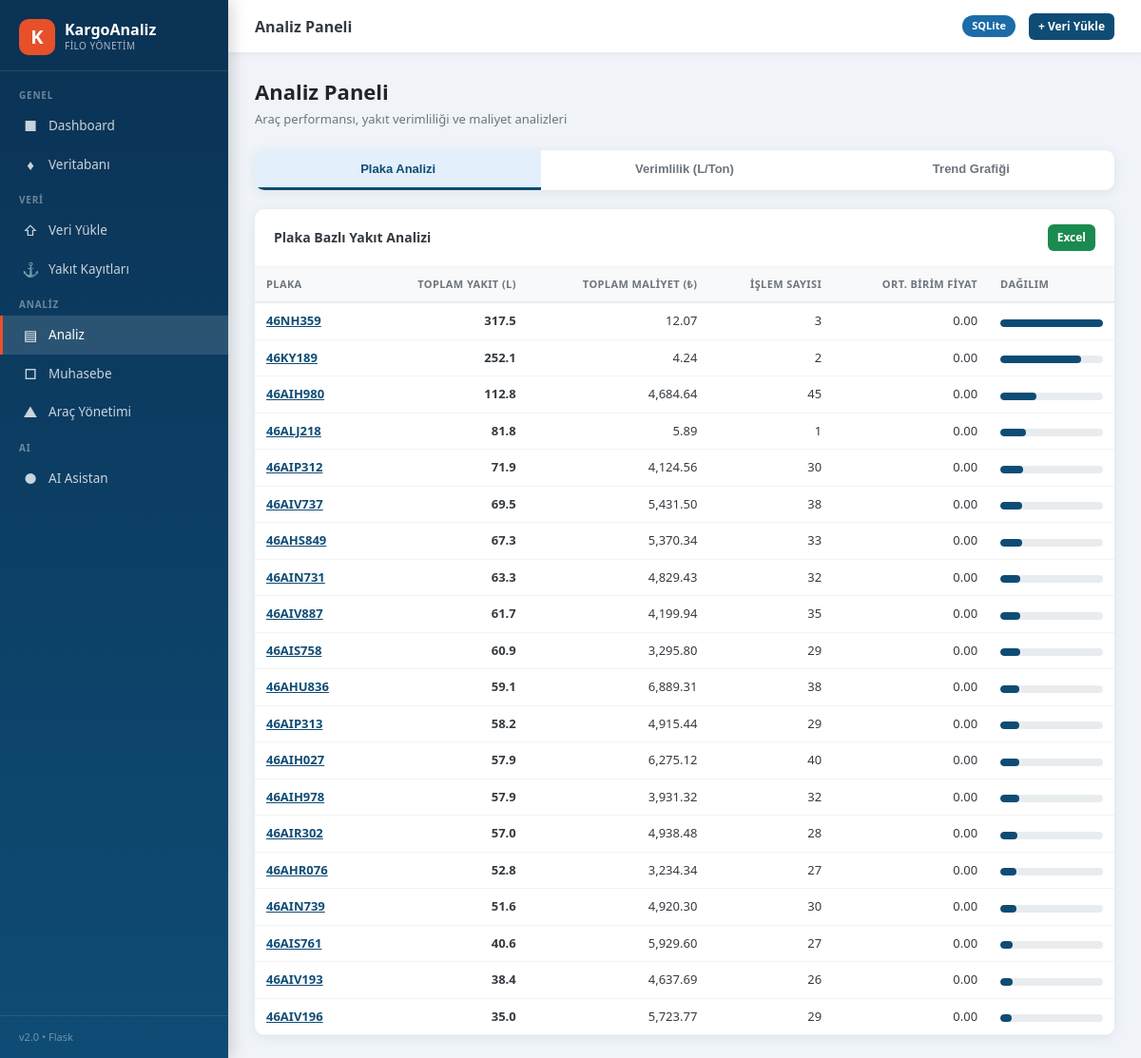
The page /analiz on the database its author committed.
### tables this page shows
CREATE TABLE yakit (
            id INTEGER PRIMARY KEY AUTOINCREMENT,
            plaka TEXT NOT NULL,
            islem_tarihi TEXT,
            saat TEXT,
            yakit_miktari REAL,
            birim_fiyat REAL,
            satir_tutari REAL,
            stok_adi TEXT,
            km_bilgisi REAL,
            created_at TEXT DEFAULT (datetime('now'))
        );

### app.py (the view)
@app.route('/analiz')
def analiz():
    arac_tipi = request.args.get('arac_tipi', 'Kargo')
    plakalar = get_plaka_listesi()
    verimlilik = get_kargo_verimlilik()
    conn = get_connection()
    cursor = conn.cursor()
    cursor.execute('''
        SELECT y.plaka,
               SUM(y.yakit_miktari) as toplam_yakit,
               SUM(y.satir_tutari) as toplam_maliyet,
               COUNT(*) as islem_sayisi,
               AVG(y.birim_fiyat) as ort_birim_fiyat
        FROM yakit y
        LEFT JOIN araclar a ON y.plaka = a.plaka
        WHERE y.yakit_miktari > 0 AND (a.arac_tipi = ? OR a.arac_tipi IS NULL)
        GROUP BY y.plaka
        ORDER BY toplam_yakit DESC
        LIMIT 20
    ''', (arac_tipi,))
    plaka_analiz = [dict(r) for r in cursor.fetchall()]
    cursor.execute('''
        SELECT strftime('%Y-%m', islem_tarihi) as ay,
               SUM(yakit_miktari) as yakit,
               SUM(satir_tutari) as maliyet
        FROM yakit
        WHERE yakit_miktari > 0
        GROUP BY ay
        ORDER BY ay DESC
        LIMIT 12
    ''')
    trend = [dict(r) for r in cursor.fetchall()]
    conn.close()
    return render_template('analiz.html',
                           plaka_analiz=plaka_analiz,
                           verimlilik=verimlilik[:15],
                           trend=list(reversed(trend)),
                           arac_tipi=arac_tipi,
                           plakalar=plakalar)

### database.py (called while the page is built)
def get_connection():
    conn = sqlite3.connect(DB_PATH, timeout=30, check_same_thread=False)
    conn.row_factory = sqlite3.Row
    conn.execute("PRAGMA journal_mode=WAL")
    conn.execute("PRAGMA synchronous=NORMAL")
    conn.execute("PRAGMA busy_timeout=30000")
    return conn

def get_plaka_listesi():
    conn = get_connection()
    cursor = conn.cursor()
    cursor.execute('''
        SELECT DISTINCT y.plaka, a.arac_tipi, a.sahip, a.aktif
        FROM yakit y
        LEFT JOIN araclar a ON y.plaka = a.plaka
        ORDER BY y.plaka
    ''')
    rows = cursor.fetchall()
    conn.close()
    return [dict(r) for r in rows]

def get_kargo_verimlilik():
    conn = get_connection()
    cursor = conn.cursor()
    cursor.execute('''
        SELECT
            y.plaka,
            SUM(y.yakit_miktari) as toplam_yakit,
            SUM(a.net_agirlik) as toplam_agirlik,
            CASE WHEN SUM(a.net_agirlik) > 0
                 THEN ROUND(SUM(y.yakit_miktari) / SUM(a.net_agirlik), 4)
                 ELSE NULL END as litre_per_ton
        FROM yakit y
        LEFT JOIN agirlik a ON y.plaka = a.plaka
        LEFT JOIN araclar ar ON y.plaka = ar.plaka
        WHERE y.yakit_miktari > 0
          AND (ar.arac_tipi = 'Kargo' OR ar.arac_tipi IS NULL)
        GROUP BY y.plaka
        HAVING toplam_yakit > 0
        ORDER BY litre_per_ton DESC
    ''')
    rows = cursor.fetchall()
    conn.close()
    return [dict(r) for r in rows]

### templates/analiz.html (shortened to what this page needs)
{% extends "base.html" %}
{% block topbar_title %}Analiz Paneli{% endblock %}
{% block content %}
<div class="page-header">
    <h1>Analiz Paneli</h1>
    <p>Araç performansı, yakıt verimliliği ve maliyet analizleri</p>
</div>
<div class="analiz-tabs">
    <button class="tab-btn active" onclick="showTab('plaka')">Plaka Analizi</button>
    <button class="tab-btn" onclick="showTab('verimlilik')">Verimlilik (L/Ton)</button>
    <button class="tab-btn" onclick="showTab('trend')">Trend Grafiği</button>
</div>
<div id="tab-plaka" class="tab-panel active">
    <div class="card">
        <div class="card-header">
            <div class="card-title">Plaka Bazlı Yakıt Analizi</div>
            <a href="/export/excel?tip=yakit" class="btn btn-success btn-sm">Excel</a>
        </div>
        <div class="card-body" style="padding:0;">
            {% if plaka_analiz %}
            <div class="table-wrap">
                <table>
                    <thead>
                        <tr>
                            <th>Plaka</th>
                            <th class="text-right">Toplam Yakıt (L)</th>
                            <th class="text-right">Toplam Maliyet (₺)</th>
                            <th class="text-right">İşlem Sayısı</th>
                            <th class="text-right">Ort. Birim Fiyat</th>
                            <th>Dağılım</th>
                        </tr>
                    </thead>
                    <tbody>
                    {% set max_yakit = plaka_analiz[0].toplam_yakit if plaka_analiz else 1 %}
                    {% for p in plaka_analiz %}
                    <tr>
                        <td><a href="/araclar/{{ p.plaka }}" style="color:var(--primary);font-weight:600;">{{ p.plaka }}</a></td>
                        <td class="text-right"><strong>{{ "{:,.1f}".format(p.toplam_yakit or 0) }}</strong></td>
                        <td class="text-right">{{ "{:,.2f}".format(p.toplam_maliyet or 0) }}</td>
                        <td class="text-right">{{ p.islem_sayisi }}</td>
                        <td class="text-right">{{ "{:.2f}".format(p.ort_birim_fiyat or 0) }}</td>
                        <td style="min-width:100px;">
                            <div class="verimlilik-bar">
                                <div class="verimlilik-fill" style="width:{{ ((p.toplam_yakit or 0) / (max_yakit or 1) * 100)|int }}%"></div>
                            </div>
                        </td>
                    </tr>
                    {% endfor %}
                    </tbody>
                </table>
            </div>
            {% else %}
            <div style="padding:40px;text-align:center;color:var(--neutral-500);">
                Veri yok. <a href="/upload">Veri yükleyin.</a>
            </div>
            {% endif %}
        </div>
    </div>
</div>
{% endblock %}

### templates/base.html (style rules this page uses)
*, *::before, *::after { box-sizing: border-box; margin: 0; padding: 0; }
:root { --primary: #0f4c75; --primary-light: #1b6ca8; --primary-dark: #0a3254; --accent: #e8502a; --accent-light: #f07050; --success: #1b8a4f; --success-light: #d4f0e0; --warning: #c27a10; --warning-light: #fef3db; --error: #c0392b; --error-light: #fde8e6; --info: #1565c0; --info-light: #e3f0fb; --neutral-50: #f8f9fa; --neutral-100: #f1f3f5; --neutral-200: #e9ecef; --neutral-300: #dee2e6; --neutral-400: #ced4da; --neutral-500: #adb5bd; --neutral-600: #6c757d; --neutral-700: #495057; --neutral-800: #343a40; --neutral-900: #212529; --bg: #f0f4f8; --sidebar-w: 240px; --radius: 10px; --shadow: 0 2px 12px rgba(15,76,117,0.10); --shadow-lg: 0 8px 32px rgba(15,76,117,0.14); --transition: 0.2s ease; }
body { font-family: 'Segoe UI', system-ui, -apple-system, sans-serif; background: var(--bg); color: var(--neutral-800); display: flex; min-height: 100vh; font-size: 14px; line-height: 1.5; }
.card { background: white; border-radius: var(--radius); box-shadow: var(--shadow); overflow: hidden; }
.card-header { padding: 16px 20px; border-bottom: 1px solid var(--neutral-100); display: flex; align-items: center; justify-content: space-between; }
.card-title { font-size: 14px; font-weight: 600; color: var(--neutral-800); }
.card-body { padding: 20px; }
.table-wrap { overflow-x: auto; }
table { width: 100%; border-collapse: collapse; font-size: 13px; }
thead th { background: var(--neutral-50); padding: 10px 12px; text-align: left; font-size: 11px; font-weight: 700; text-transform: uppercase; letter-spacing: 0.4px; color: var(--neutral-600); border-bottom: 2px solid var(--neutral-200); white-space: nowrap; }
tbody tr { border-bottom: 1px solid var(--neutral-100); transition: background var(--transition); }
tbody td { padding: 9px 12px; color: var(--neutral-800); }
.text-right { text-align: right; }
.btn { display: inline-flex; align-items: center; gap: 6px; padding: 8px 16px; border-radius: 6px; font-size: 13px; font-weight: 600; cursor: pointer; border: none; text-decoration: none; transition: all var(--transition); white-space: nowrap; }
.btn-success { background: var(--success); color: white; }
.btn-sm { padding: 5px 10px; font-size: 12px; }
.page-header { margin-bottom: 22px; }
.page-header h1 { font-size: 22px; font-weight: 700; color: var(--neutral-900); }
.page-header p { font-size: 13px; color: var(--neutral-600); margin-top: 3px; }

### templates/analiz.html (style rules this page uses)
.analiz-tabs { display: flex; gap: 0; margin-bottom: 20px; border-radius: var(--radius); overflow: hidden; box-shadow: var(--shadow); }
.tab-btn { flex: 1; padding: 12px; background: white; border: none; font-size: 13px; font-weight: 600; cursor: pointer; color: var(--neutral-600); transition: all var(--transition); border-bottom: 3px solid transparent; }
.tab-btn.active { color: var(--primary); border-bottom-color: var(--primary); background: var(--info-light); }
.tab-panel { display: none; }
.tab-panel.active { display: block; }
.verimlilik-bar { height: 8px; border-radius: 4px; background: var(--neutral-200); margin-top: 4px; overflow: hidden; }
.verimlilik-fill { height: 100%; border-radius: 4px; background: var(--primary); }

### rows shown on the page
yakit: plaka "46ALJ218", toplam_yakit "81.8", satir_tutari "5.89", islem_sayisi "1", birim_fiyat "0.00", {{ ((p.toplam_yakit or 0) / (max_yakit or 1) * 100)|int }} 25 (drawn)

### other values the page prints
{{ p.plaka }} "46NH359" "46KY189" "46AIH980" "46AIP312" "46AIV737" "46AHS849" "46AIN731" "46AIV887" "46AIS758" "46AHU836" "46AIP313" "46AIH027" "46AIH978" "46AIR302" "46AHR076" "46AIN739" "46AIS761" "46AIV193" "46AIV196"
{{ "{:,.1f}".format(p.toplam_yakit or 0) }} "317.5" "252.1" "112.8" "71.9" "69.5" "67.3" "63.3" "61.7" "60.9" "59.1" "58.2" "57.9" "57.9" "57.0" "52.8" "51.6" "40.6" "38.4" "35.0"
{{ "{:,.2f}".format(p.toplam_maliyet or 0) }} "12.07" "4.24" "4,684.64" "4,124.56" "5,431.50" "5,370.34" "4,829.43" "4,199.94" "3,295.80" "6,889.31" "4,915.44" "6,275.12" "3,931.32" "4,938.48" "3,234.34" "4,920.30" "5,929.60" "4,637.69" "5,723.77"
{{ p.islem_sayisi }} "3" "2" "45" "30" "38" "33" "32" "35" "29" "38" "29" "40" "32" "28" "27" "30" "27" "26" "29"
{{ "{:.2f}".format(p.ort_birim_fiyat or 0) }} "0.00" "0.00" "0.00" "0.00" "0.00" "0.00" "0.00" "0.00" "0.00" "0.00" "0.00" "0.00" "0.00" "0.00" "0.00" "0.00" "0.00" "0.00" "0.00"
